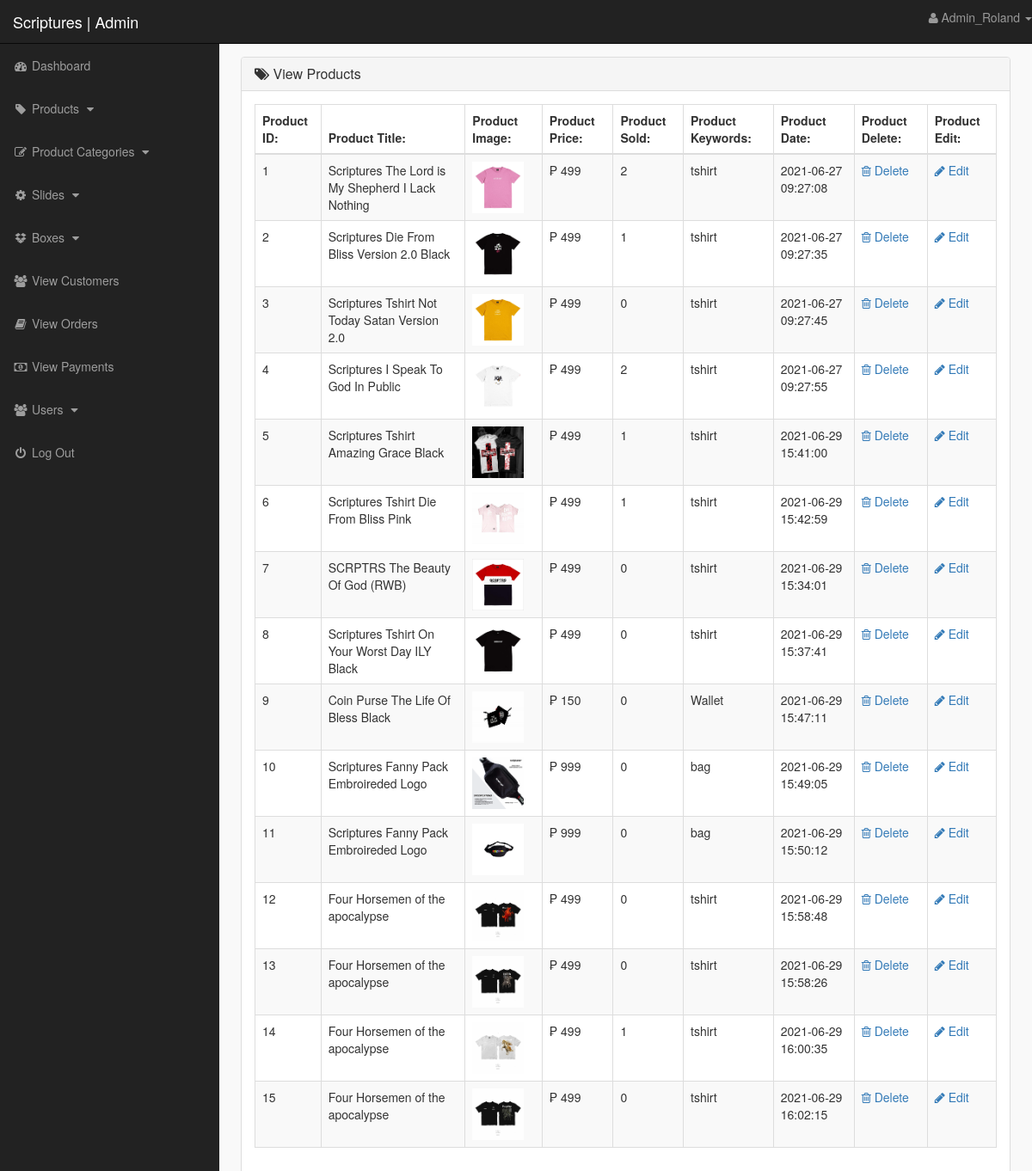
Screenshot of /admin_area/index.php?view_product (signed in) with the database file from the repository.
### tables this page shows
CREATE TABLE `products` (
  `product_id` int(10) NOT NULL,
  `p_cat_id` int(10) NOT NULL,
  `date` timestamp NOT NULL DEFAULT current_timestamp() ON UPDATE current_timestamp(),
  `product_title` text NOT NULL,
  `product_img1` text NOT NULL,
  `product_img2` text NOT NULL,
  `product_img3` text NOT NULL,
  `product_price` int(10) NOT NULL,
  `product_keywords` text NOT NULL,
  `product_desc` text NOT NULL
);

### admin_area/view_product.php (the view, shortened to what this page needs)
<?php
    if(!isset($_SESSION['admin_email'])){
        echo "<script>window.open('login.php','_self')</script>";
    }else{
?>
<div class="row">
    <div class="col-lg-12">
        <ol class="breadcrumb">
            <li class="active">
            </li>
        </ol>
    </div>
</div>
<div class="row">
    <div class="col-lg-12">
        <div class="panel panel-default">
            <div class="panel-heading">
               <h3 class="panel-title">
                   <i class="fa fa-tags"></i>  View Products
               </h3>
            </div>
            <div class="panel-body">
                <div class="table-responsive">
                    <table class="table table-striped table-bordered table-hover">
                        <thead>
                            <tr>
                                <th> Product ID: </th>
                                <th> Product Title: </th>
                                <th> Product Image: </th>
                                <th> Product Price: </th>
                                <th> Product Sold: </th>
                                <th> Product Keywords: </th>
                                <th> Product Date: </th>
                                <th> Product Delete: </th>
                                <th> Product Edit: </th>
                            </tr>
                        </thead>
                        <tbody>
                            <?php
                                $i=0;
                                $get_pro = "select * from products";
                                $run_pro = mysqli_query($con,$get_pro);
                                while($row_pro=mysqli_fetch_array($run_pro)){
                                    $pro_id = $row_pro['product_id'];
                                    $pro_title = $row_pro['product_title'];
                                    $pro_img1 = $row_pro['product_img1'];
                                    $pro_price = $row_pro['product_price'];
                                    $pro_keywords = $row_pro['product_keywords'];
                                    $pro_date = $row_pro['date'];
                                    $i++;
                            ?>
                            <tr>
                                <td> <?php echo $i; ?> </td>
                                <td> <?php echo $pro_title; ?> </td>
                                <td> <img src="product_images/<?php echo $pro_img1; ?>" width="60" height="60"></td>
                                <td> ₱ <?php echo $pro_price; ?> </td>
                                <td> <?php
                                        $get_sold = "select * from pending_orders where product_id='$pro_id'";
                                        $run_sold = mysqli_query($con,$get_sold);
                                        $count = mysqli_num_rows($run_sold);
                                        echo $count;
                                     ?>
                                </td>
                                <td> <?php echo $pro_keywords; ?> </td>
                                <td> <?php echo $pro_date ?> </td>
                                <td>
                                     <a href="index.php?delete_product=<?php echo $pro_id; ?>">
                                        <i class="fa fa-trash-o"></i> Delete
                                     </a>
                                </td>
                                <td>
                                     <a href="index.php?edit_product=<?php echo $pro_id; ?>">
                                        <i class="fa fa-pencil"></i> Edit
                                     </a>
                                </td>
                            </tr>
                            <?php } ?>
                        </tbody>
                    </table>
                </div>
            </div>
        </div>
    </div>
</div>
<?php } ?>

### admin_area/includes/sidebar.php (shortened to what this page needs)
<?php
 if (!isset($_SESSION['admin_email'])) {
 	echo "<script>window.open('login.php','_self')</script>";
 }else{
?>
<nav class="navbar navbar-inverse navbar-fixed-top">
	<div class="navbar-header">
		<a href="index.php?dashboard" class="navbar-brand">Scriptures | Admin</a>
	</div>
	<ul class="nav navbar-right top-nav">
		<li class="dropdown">
			<a href = "#" class="dropdown-toggle" data-toggle="dropdown">
				<i class="fa fa-user"></i> <?php echo $admin_name; ?> <b class="caret"> </b>
			</a>
		</li>
	</ul>
	<div class="collapse navbar-collapse navbar-exi-collapse">
		<ul class="nav navbar-nav side-nav">
			<li>
				<li>
						<a href="index.php?dashboard">
							<i class="fa fa-fw fa-dashboard"></i> Dashboard
						</a>
				</li>
			</li>
				<li>
				<li>
						<a href="#" data-toggle="collapse" data-target="#products">
							<i class="fa fa-fw fa-tag"></i> Products
							<i class="fa fa-fw fa-caret-down"></i>
						</a>
				</li>
			</li>
			<li>
				<li>
						<a href="#" data-toggle="collapse" data-target="#p_cat">
							<i class="fa fa-fw fa-edit"></i> Product Categories
							<i class="fa fa-fw fa-caret-down"></i>
						</a>
				</li>
			</li>
			<li>
				<li>
						<a href="#" data-toggle="collapse" data-target="#slides">
							<i class="fa fa-fw fa-gear"></i> Slides
							<i class="fa fa-fw fa-caret-down"></i>
						</a>
				</li>
				<li>
                <a href="#" data-toggle="collapse" data-target="#boxes">
                        <i class="fa fa-fw fa-dropbox"></i> Boxes
                        <i class="fa fa-fw fa-caret-down"></i>
                </a>
            </li>
			</li>
			<li>
				<a href="index.php?view_customers">
				<i class="fa fa-fw fa-users"> </i> View Customers
				</a>
			</li>
			<li>
				<a href="index.php?view_orders">
				<i class="fa fa-fw fa-book"> </i> View Orders
				</a>
			</li>
			<li>
				<a href="index.php?view_payments">
				<i class="fa fa-fw fa-money"> </i> View Payments
				</a>
			</li>
			<li>
				<li>
						<a href="#" data-toggle="collapse" data-target="#users">
							<i class="fa fa-fw fa-users"></i> Users
							<i class="fa fa-fw fa-caret-down"></i>
						</a>
				</li>
			</li>
			<li>
				<a href="logout.php">
				<i class="fa fa-fw fa-power-off"> </i> Log Out
				</a>
			</li>
		</ul>
	</div>
</nav>
<?php } ?>

### admin_area/styles.css (style rules this page uses)
body { margin-top: 100px; }
@media (min-width: 768px) { body { margin-top: 50px; } }
.top-nav { 0 15px; }
.top-nav>li { float: left; display: inline-block; }
.top-nav>li>a { color: #999999; line-height: 20px; padding-top: 15px; padding-bottom: 15px; }
@media (min-width: 768px) { .side-nav { position: fixed; top: 51px; bottom: 0; width: 255px; overflow-y: auto; overflow-x: hidden; background-color: #222222; padding-bottom: 40px; border-radius: 0; } }
@media (min-width: 768px) { .side-nav>li>a { width: 255px; } }
.panel-body { border-radius: 5px; }

### admin_area/index.php (style rules this page uses)
body { background-color: #808080; }

### rows the page displays
products: product_title "Scriptures The Lord is My Shepherd I Lack Nothing", product_img1 (picture), product_price "499", count "2", product_keywords "tshirt", date "2021-06-27 09:27:08"
products: product_title "Scriptures Die From Bliss Version 2.0 Black", product_img1 (picture), product_price "499", count "1", product_keywords "tshirt", date "2021-06-27 09:27:35"
products: product_title "Scriptures Tshirt Not Today Satan Version 2.0", product_img1 (picture), product_price "499", count "0", product_keywords "tshirt", date "2021-06-27 09:27:45"
products: product_title "Scriptures I Speak To God In Public", product_img1 (picture), product_price "499", count "2", product_keywords "tshirt", date "2021-06-27 09:27:55"
products: product_title "Scriptures Tshirt Amazing Grace Black", product_img1 (picture), product_price "499", count "1", product_keywords "tshirt", date "2021-06-29 15:41:00"
products: product_title "Scriptures Tshirt Die From Bliss Pink", product_img1 (picture), product_price "499", count "1", product_keywords "tshirt", date "2021-06-29 15:42:59"
products: product_title "SCRPTRS The Beauty Of God (RWB)", product_img1 (picture), product_price "499", count "0", product_keywords "tshirt", date "2021-06-29 15:34:01"
products: product_title "Scriptures Tshirt On Your Worst Day ILY Black", product_img1 (picture), product_price "499", count "0", product_keywords "tshirt", date "2021-06-29 15:37:41"
products: product_title "Coin Purse The Life Of Bless Black", product_img1 (picture), product_price "150", count "0", product_keywords "Wallet", date "2021-06-29 15:47:11"
products: product_title "Scriptures Fanny Pack Embroireded Logo", product_img1 (picture), product_price "999", count "0", product_keywords "bag", date "2021-06-29 15:49:05"
products: product_title "Scriptures Fanny Pack Embroireded Logo", product_img1 (picture), product_price "999", count "0", product_keywords "bag", date "2021-06-29 15:50:12"
products: product_title "Four Horsemen of the apocalypse", product_img1 (picture), product_price "499", count "0", product_keywords "tshirt", date "2021-06-29 15:58:48"
products: product_title "Four Horsemen of the apocalypse", product_img1 (picture), product_price "499", count "0", product_keywords "tshirt", date "2021-06-29 15:58:26"
products: product_title "Four Horsemen of the apocalypse", product_img1 (picture), product_price "499", count "1", product_keywords "tshirt", date "2021-06-29 16:00:35"
products: product_title "Four Horsemen of the apocalypse", product_img1 (picture), product_price "499", count "0", product_keywords "tshirt", date "2021-06-29 16:02:15"

### other values shown
$admin_name "Admin_Roland"
